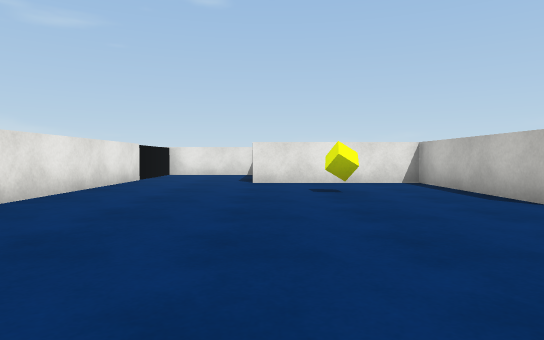
view 1 (above)

13 first-person views from a walk through a Unity game level. The camera is 0.62 m above the floor, tilts 2° down and sees 75° across. The floor is counted in squares, 1 m on a side. Each view is taken from the middle of a square. On the plan, view 1 faces up. The plan holds only what a view shows up to about 10 squares ahead; the rest is blank. The place goes on beyond the plan. The player is left out. Surface patterns are stand-ins for the level's own textures.

view 2
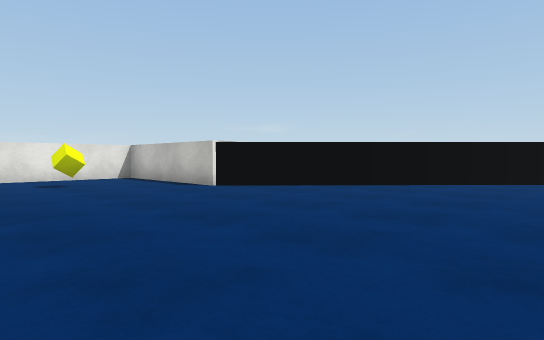

view 3
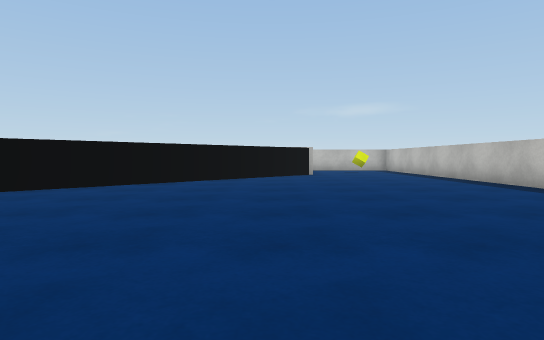

view 4
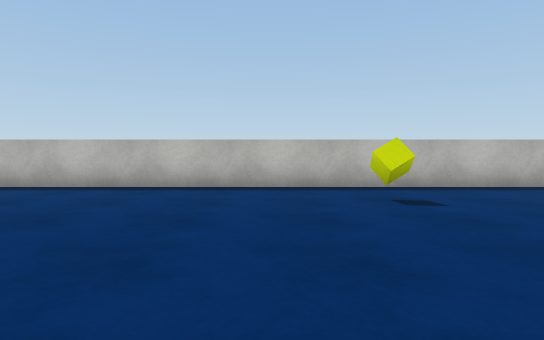

view 5
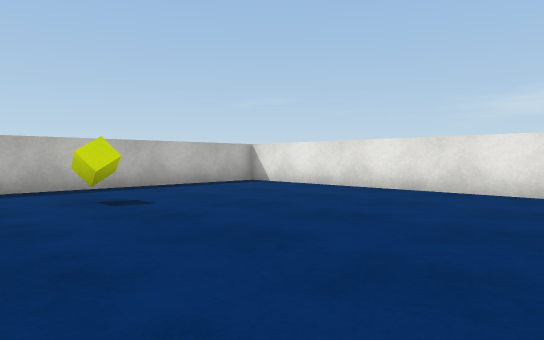

view 6
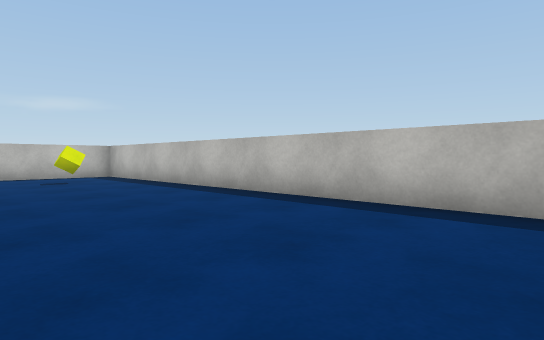

view 7
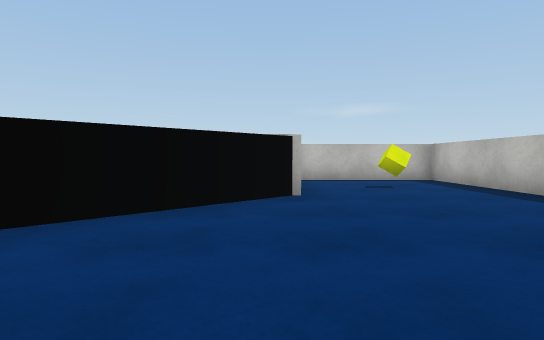

view 8
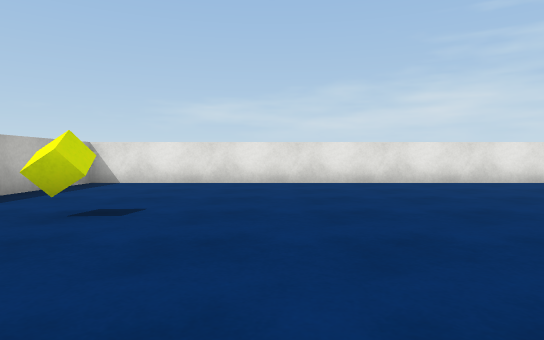

view 9
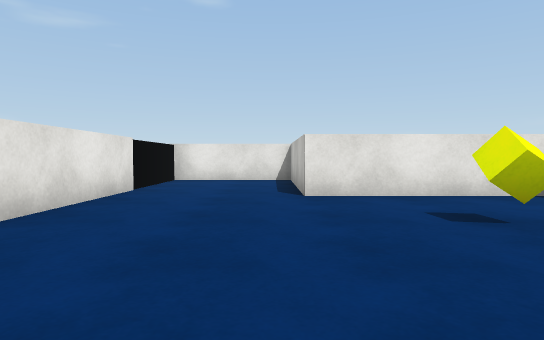

view 10
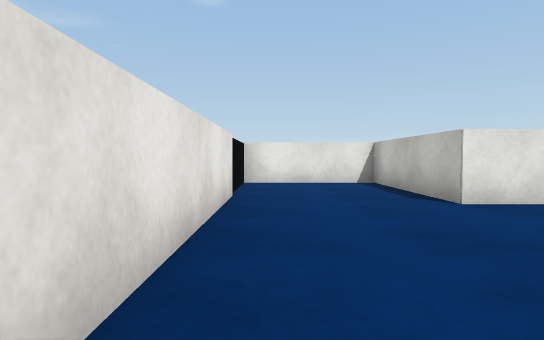

view 11
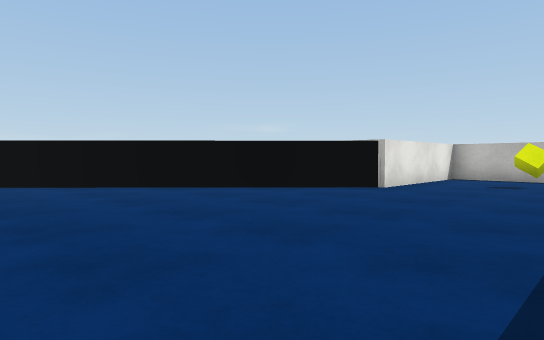

view 12
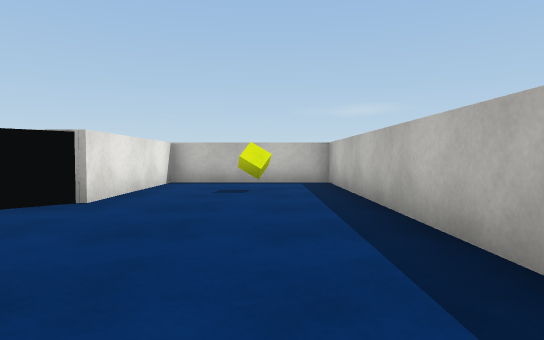

view 13
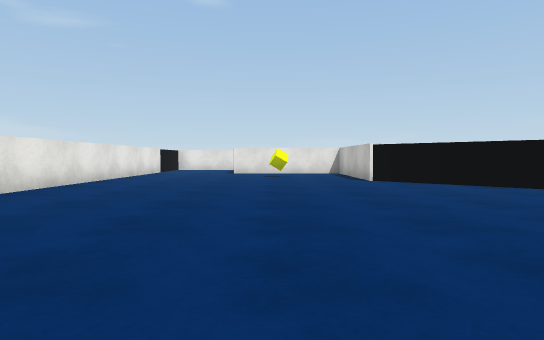

### Floor plan
Points are (right, up) in squares from view 1. A wall is a line through its corners. A room is listed if a view was taken in it or the views show most of it. See-through windows are left out.
Room 1 (views 1, 2, 3, 4, 5, 6, 7, 8, 9, 10, 11, 12, 13)
walls: (3.6, 4.5) (3.6, 8.7) (-0.5, 8.7) (-0.5, 12.7) (-3.6, 12.7) (-3.6, -8.4) (16.8, -8.4) (16.8, -4.5) (13, -4.5) (3.6, 4.5)
objects: other object (1, -6); other object (1, 6); other object (15, -7)

Where each view was taken, in squares from view 1:
view 1: 0 up, 0 right, facing up
view 2: 2 down, 1 left, facing up-right
view 3: 3 down, 0 right, facing right
view 4: 1 down, 3 right, facing down
view 5: 1 down, 3 right, facing down-left
view 6: 4 down, 5 right, facing down-right
view 7: 4 down, 7 right, facing right
view 8: 4 down, 5 right, facing left
view 9: 3 up, 1 left, facing up
view 10: 4 up, 3 left, facing up
view 11: 8 down, 6 right, facing up-right
view 12: 7 down, 8 right, facing right
view 13: 5 down, 1 right, facing up
